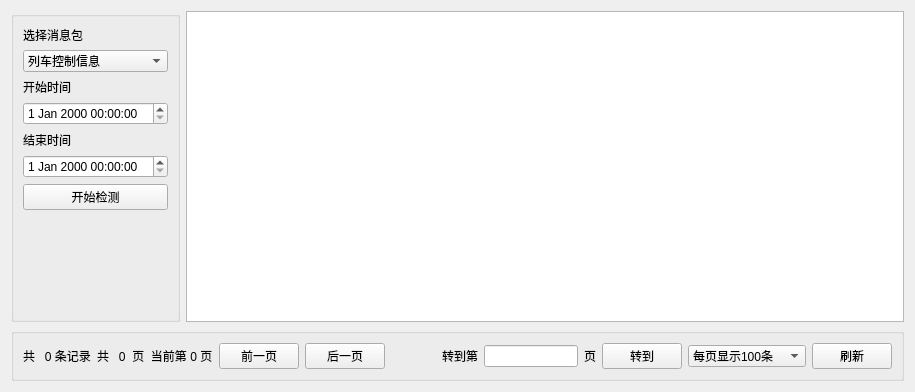
<?xml version="1.0" encoding="UTF-8"?>
<ui version="4.0">
 <class>ZCMonitorVOBC</class>
 <widget class="QWidget" name="ZCMonitorVOBC">
  <property name="geometry">
   <rect>
    <x>0</x>
    <y>0</y>
    <width>915</width>
    <height>392</height>
   </rect>
  </property>
  <property name="windowTitle">
   <string>Form</string>
  </property>
  <layout class="QGridLayout" name="gridLayout_3">
   <item row="0" column="0">
    <widget class="QGroupBox" name="groupBox">
     <property name="title">
      <string/>
     </property>
     <layout class="QGridLayout" name="gridLayout_2">
      <item row="5" column="0">
       <widget class="QDateTimeEdit" name="endDateEdit"/>
      </item>
      <item row="4" column="0">
       <widget class="QLabel" name="label_2">
        <property name="text">
         <string>结束时间</string>
        </property>
       </widget>
      </item>
      <item row="3" column="0">
       <widget class="QDateTimeEdit" name="startDateEdit"/>
      </item>
      <item row="2" column="0">
       <widget class="QLabel" name="label">
        <property name="text">
         <string>开始时间</string>
        </property>
       </widget>
      </item>
      <item row="8" column="0">
       <widget class="QPushButton" name="queryButton">
        <property name="text">
         <string>开始检测</string>
        </property>
       </widget>
      </item>
      <item row="9" column="0">
       <spacer name="verticalSpacer">
        <property name="orientation">
         <enum>Qt::Vertical</enum>
        </property>
        <property name="sizeHint" stdset="0">
         <size>
          <width>20</width>
          <height>40</height>
         </size>
        </property>
       </spacer>
      </item>
      <item row="0" column="0">
       <widget class="QLabel" name="label_3">
        <property name="text">
         <string>选择消息包</string>
        </property>
       </widget>
      </item>
      <item row="1" column="0">
       <widget class="QComboBox" name="filter_cbo">
        <item>
         <property name="text">
          <string>列车控制信息</string>
         </property>
        </item>
        <item>
         <property name="text">
          <string>应用层注册/注销响应</string>
         </property>
        </item>
        <item>
         <property name="text">
          <string>应用层注销请求</string>
         </property>
        </item>
        <item>
         <property name="text">
          <string>特殊控制报文</string>
         </property>
        </item>
       </widget>
      </item>
     </layout>
    </widget>
   </item>
   <item row="0" column="1">
    <widget class="QTableView" name="tableView"/>
   </item>
   <item row="1" column="0" colspan="2">
    <widget class="QGroupBox" name="groupBox_2">
     <property name="title">
      <string/>
     </property>
     <layout class="QGridLayout" name="gridLayout">
      <item row="0" column="8">
       <widget class="QLabel" name="label_7">
        <property name="text">
         <string>页</string>
        </property>
       </widget>
      </item>
      <item row="0" column="3">
       <widget class="QPushButton" name="nextButton">
        <property name="text">
         <string>后一页</string>
        </property>
       </widget>
      </item>
      <item row="0" column="6">
       <widget class="QLabel" name="label_6">
        <property name="text">
         <string>转到第</string>
        </property>
       </widget>
      </item>
      <item row="0" column="7">
       <widget class="QLineEdit" name="switchPageLineEdit"/>
      </item>
      <item row="0" column="9">
       <widget class="QPushButton" name="switchPageButton">
        <property name="text">
         <string>转到</string>
        </property>
       </widget>
      </item>
      <item row="0" column="2">
       <widget class="QPushButton" name="prevButton">
        <property name="text">
         <string>前一页</string>
        </property>
       </widget>
      </item>
      <item row="0" column="0">
       <widget class="QLabel" name="totalPageLabel">
        <property name="text">
         <string>共   0 条记录</string>
        </property>
       </widget>
      </item>
      <item row="0" column="1">
       <widget class="QLabel" name="currentPageLabel">
        <property name="text">
         <string>共   0  页  当前第 0 页</string>
        </property>
       </widget>
      </item>
      <item row="0" column="11">
       <widget class="QPushButton" name="pushButton">
        <property name="text">
         <string>刷新</string>
        </property>
       </widget>
      </item>
      <item row="0" column="4">
       <spacer name="horizontalSpacer">
        <property name="orientation">
         <enum>Qt::Horizontal</enum>
        </property>
        <property name="sizeHint" stdset="0">
         <size>
          <width>40</width>
          <height>20</height>
         </size>
        </property>
       </spacer>
      </item>
      <item row="0" column="5">
       <spacer name="horizontalSpacer_2">
        <property name="orientation">
         <enum>Qt::Horizontal</enum>
        </property>
        <property name="sizeHint" stdset="0">
         <size>
          <width>40</width>
          <height>20</height>
         </size>
        </property>
       </spacer>
      </item>
      <item row="0" column="10">
       <widget class="QComboBox" name="comboBox">
        <item>
         <property name="text">
          <string>每页显示100条</string>
         </property>
        </item>
        <item>
         <property name="text">
          <string>每页显示500条</string>
         </property>
        </item>
        <item>
         <property name="text">
          <string>每页显示1000条</string>
         </property>
        </item>
        <item>
         <property name="text">
          <string>每页显示2000条</string>
         </property>
        </item>
       </widget>
      </item>
     </layout>
    </widget>
   </item>
  </layout>
 </widget>
 <resources/>
 <connections/>
</ui>
